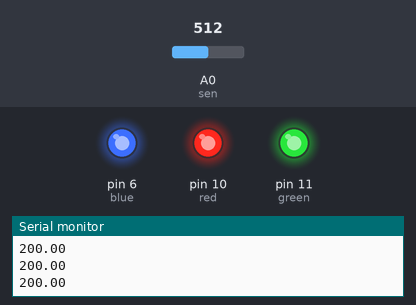
A sketch run on a simulated Arduino Uno, built with avr-gcc and run on an emulated ATmega328P. On the bench: output pins drawn as LEDs (lit = HIGH), the last lines printed to the serial monitor. Inputs (shaded band) come from the test bench; at power-on: A0 (sen) = 512.

Above: at 1.2 s.
1.3 s: A0 (sen) set to 144
2.8 s: A0 (sen) set to 132
At 3.2 s:
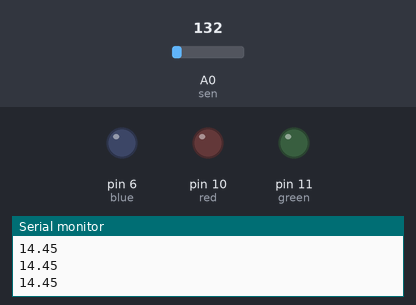
4.3 s: A0 (sen) set to 306
At 5.5 s:
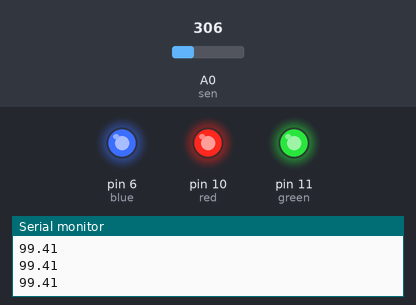
5.8 s: A0 (sen) set to 122
At 6.7 s:
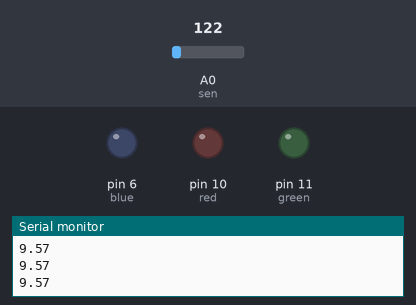
Timing chart, 0 to 8.3 s (numbered marks = the images above; inputs shaded):
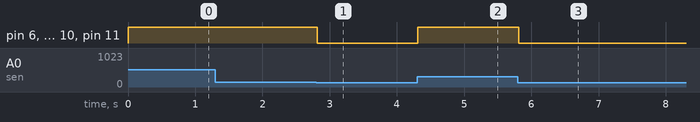

Measured:
- the behaviour switches between 144 and 143 on A0 (sen) (found by bisection; images 0 and 1)
- after the input at 2.8 s, pin 6 (blue), pin 10 (red), pin 11 (green): HIGH → LOW at once
- after the input at 4.3 s, pin 6 (blue), pin 10 (red), pin 11 (green): LOW → HIGH at once
- after the input at 5.8 s, pin 6 (blue), pin 10 (red), pin 11 (green): HIGH → LOW at once

The sketch:

tarea_3.ino
```cpp
int sen=A0;
float baseline=20.0;

int red=10;
int green=11;
int blue=6;
void setup() {
  pinMode(red, OUTPUT);
   pinMode(green, OUTPUT);
    pinMode(blue, OUTPUT);

    Serial.begin(9600);


}

void loop() {
  int sensorv=analogRead(sen);
  float voltage = (sensorv/1024.0)*5.0;
  float temp = (voltage - .5)*100;

  Serial.println(temp);

  if (temp<baseline)
  {
    digitalWrite(red, LOW);
    digitalWrite(green, LOW);
    digitalWrite(blue, LOW);
  }else
    if(temp>=baseline+2 && temp<=baseline+4)
{ digitalWrite(red, LOW);
    digitalWrite(green, LOW);
    digitalWrite(blue, HIGH);
  }else if(temp>=baseline+4 && temp<=baseline+6)
{ digitalWrite(red, LOW);
    digitalWrite(green, HIGH);
    digitalWrite(blue, LOW);
}else if(temp>=baseline+6 && temp<=baseline+8)
{ digitalWrite(red, HIGH);
    digitalWrite(green, LOW);
    digitalWrite(blue, LOW);

  }else if(temp>=baseline+8)
{ digitalWrite(red, HIGH);
    digitalWrite(green, HIGH);
    digitalWrite(blue, HIGH);
  }
}
```
